Frame 1 (no input): blank canvas, image omitted
Frame 60 (no input): blank canvas, image omitted
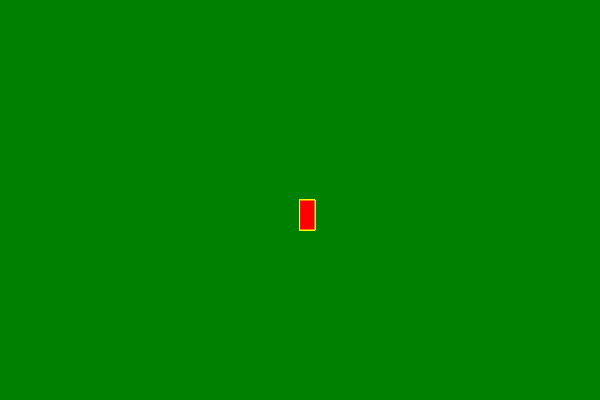
Frame 120 (the mouse pressed at the canvas centre since frame 60)

The p5.js sketch whose frames 1 and 60 were blank and that drew this single picture after the mouse press (run headless with seeded random() and noise() and a simulated clock; from frame 60 on, the mouse is pressed at the canvas centre):

// p5.js sketch
// ── sketch.js
function setup() {
    createCanvas(600, 400);
    background("green");
  }
  
  function draw() {
    stroke("yellow");
    fill("red");
    
    if(mouseIsPressed){
    rect( mouseX, mouseY, 15, 30);
    }
  }
